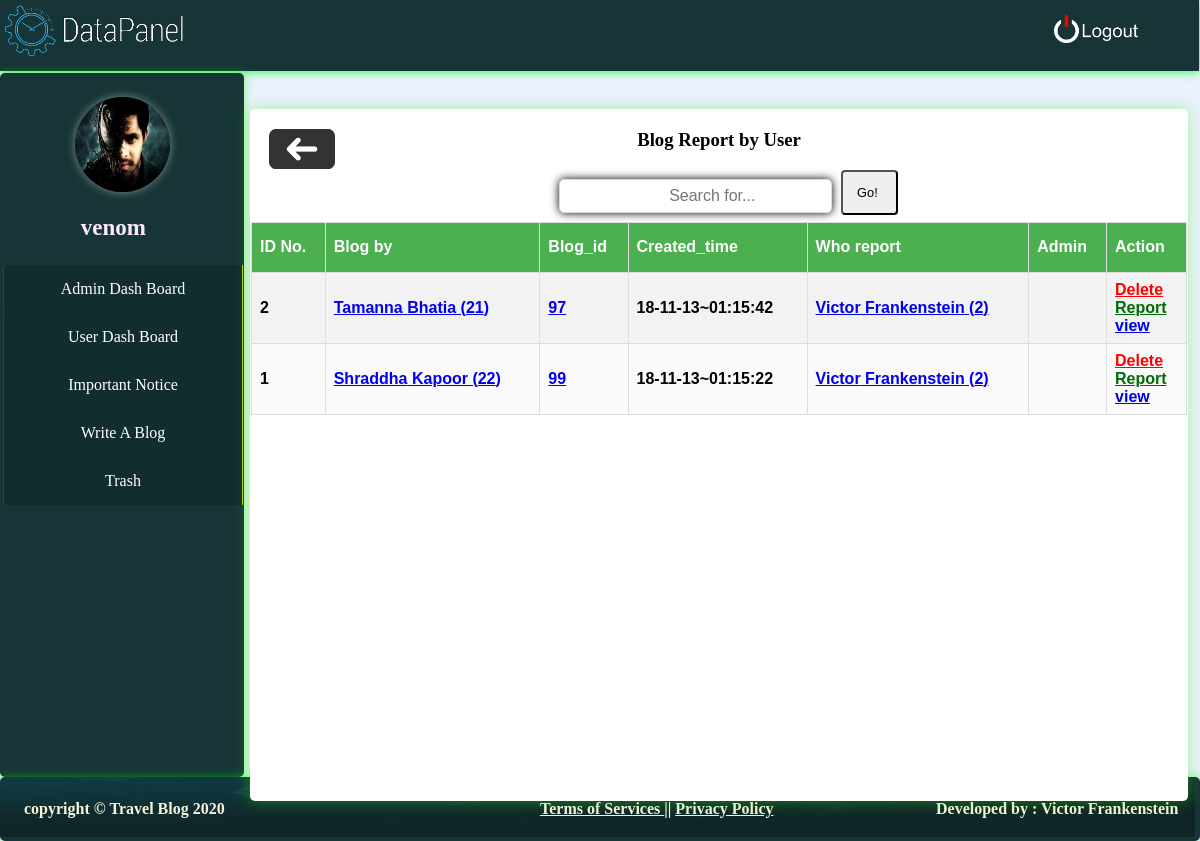
Page /admin/report.php (signed in) on the committed database.
### tables this page shows
CREATE TABLE `report` (
  `id` int(11) NOT NULL,
  `user_id` int(11) NOT NULL,
  `post_id` int(11) NOT NULL,
  `who` int(11) DEFAULT NULL,
  `time` varchar(255) NOT NULL,
  `admin` varchar(255) DEFAULT NULL
);

CREATE TABLE `user_login` (
  `id` int(11) NOT NULL,
  `name` varchar(255) NOT NULL,
  `last_name` varchar(255) NOT NULL,
  `gender` varchar(255) NOT NULL,
  `username` varchar(255) NOT NULL,
  `email` varchar(255) NOT NULL,
  `password` varchar(255) NOT NULL,
  `p_photo` varchar(255) NOT NULL DEFAULT 'upload/images.png',
  `login_time` datetime NOT NULL DEFAULT CURRENT_TIMESTAMP,
  `work` varchar(255) NOT NULL DEFAULT 'work',
  `country` varchar(255) NOT NULL DEFAULT 'country',
  `b_date` int(255) NOT NULL DEFAULT '1',
  `b_day` int(255) NOT NULL DEFAULT '1',
  `b_year` int(255) NOT NULL DEFAULT '2000',
  `contact` varchar(255) NOT NULL DEFAULT 'contact',
  `login_attempt` varchar(255) NOT NULL DEFAULT '0',
  `last_seen` varchar(255) NOT NULL DEFAULT '0',
  `ip` varchar(255) NOT NULL
);

### admin/report.php (the view, shortened to what this page needs)
<?php
require('connection.php');
require('slice/header.php');
require('slice/sidebar.php');
require('slice/footer.php');
	$query="select * from  report ORDER BY id DESC";
	$req=mysqli_query($con,$query);
?>
<!DOCTYPE html>
<html>
	<head>
	</head>
	<body  class="bd">
		<div class="view" >
			<h3><a href="userdash.php"><abbr title="Back"><img src="photos/backbutton.png"></abbr></a>Blog Report by  User</h3>
			<form action="" method="post">
            <div class="input-group" style="width: 50%;margin-top: 2%;margin-left: 22%;padding-bottom: 0px;margin-bottom: 0px;">
              <input type="text" name="search" class="form-control" placeholder="Search for..." style="width: 50%;">
              <span class="input-group-btn" style="padding-top: 8px;">
                <button class="btn btn-secondary " type="submit" name="submit">Go!</button>
              </span>
            </div>
            </form>
        <?php
      if(!empty($getresult)){?>
			<table id="customers">
    <tr>
      <th>ID No.</th>
      <th>Blog by</th>
      <th>Blog_id</th>
      <th>Created_time</th>
      <th>Who report</th>
      <th>Admin</th>
      <th>Action</th>
    </tr>
       <?php while( $arr_profile=mysqli_fetch_assoc($req_profile)){
          $ird=$arr_profile['user_id'];
          $ird1=$arr_profile['who'];
         $sq11="select * from user_login where id='$ird'";
         $re11=mysqli_query($con,$sq11);
         $getdata=mysqli_fetch_assoc($re11);
        $sq111="select * from user_login where id='$ird1'";
        $re111=mysqli_query($con,$sq111);
        $getdata1=mysqli_fetch_assoc($re111);
          ?>
					<tr>
      <td><?php echo $arr_profile['id']?></td>
      <td><a href="userview.php?iv=<?php echo $getdata['username']?>"><?php echo $getdata['name'].'&nbsp'.$getdata['last_name'].'&nbsp('.$arr_profile['user_id'].')'?></td>
      <td><a href="userblog.php?iv=<?php echo $arr_profile['post_id']?>"><?php echo $arr_profile['post_id']?></a></td>
      <td><?php echo date("y-m-d~H:i:s",$arr_profile['time'])?></td>
      <td><a href="userview.php?iv=<?php echo $getdata['username']?>"><?php echo $getdata1['name'].'&nbsp'.$getdata1['last_name'].'&nbsp('.$arr_profile['who'].')'?></a></td>
      <td><?php echo $arr_profile['admin']?></td>
      <td ><a href="report.php?action=del&id=<?php echo base64_encode($arr_profile['id'])?>" style="color: red">Delete</a><br><a href="report.php?action=repo&i=<?php echo base64_encode($arr_profile['id'])?>" style="color: #006C06FF">Report</a><br><a href="userblogview.php?id=<?php echo base64_encode($arr_profile['post_id'])?>">view</a></td>
    </tr>
				<?php }?>
				</table>
            <?php }else{?>
			<div style="overflow-x:auto;">
  <table id="customers">
    <tr>
     <th>ID No.</th>
      <th>Blog by</th>
      <th>Blog_id</th>
      <th>Created_time</th>
      <th>Who report</th>
      <th>Admin</th>
      <th>Action</th>
    </tr>
    <?php while($arr=mysqli_fetch_assoc($req)){
         $ird=$arr['user_id'];
          $ird1=$arr['who'];
         $sq11="select * from user_login where id='$ird'";
         $re11=mysqli_query($con,$sq11);
         $getdata=mysqli_fetch_assoc($re11);
        $sq111="select * from user_login where id='$ird1'";
        $re111=mysqli_query($con,$sq111);
        $getdata1=mysqli_fetch_assoc($re111);
      ?>
    <tr>
     <td><?php echo $arr['id']?></td>
      <td><a href="userview.php?iv=<?php echo $getdata['username']?>"><?php echo $getdata['name'].'&nbsp'.$getdata['last_name'].'&nbsp('.$arr['user_id'].')'?></a></td>
      <td><a href="userblog.php?iv=<?php echo $arr['post_id']?>"><?php echo $arr['post_id']?></a></td>
      <td><?php echo date("y-m-d~H:i:s",$arr['time'])?></td>
      <td><a href="userview.php?iv=<?php echo $getdata1['username']?>"><?php echo $getdata1['name'].'&nbsp'.$getdata1['last_name'].'&nbsp('.$arr['who'].')'?></a></td>
      <td><?php echo $arr['admin']?></td>
      <td ><a href="report.php?action=del&id=<?php echo base64_encode($arr['id'])?>" style="color: red">Delete</a><br><a href="report.php?action=repo&i=<?php echo base64_encode($arr['id'])?>" style="color: #006C06FF">Report</a><br><a href="userblogview.php?id=<?php echo base64_encode($arr['post_id'])?>">view</a></td>
    </tr>
    <?php }?>
  </table>
</div>
<?php }?>
</div>
</body>
</html>

### admin/style.css (style rules this page uses)
.bd { margin: 0; background-color: rgb(235, 240, 253); }
.view { overflow: auto; padding: 1px; text-align: center; border-radius: 6px; background-color: #ffffff; position: absolute; top: 13%; right: 1%; width:78%; height: 690px; box-shadow:0 0 10px; -webkit-box-shadow:0 0 15px rgba(49, 255, 0, 0.4); -moz-box-shadow:0 0 10px; border-radius:5px; -webkit-border-radius:5px; -moz-border-radius:5px }
h3 img { position: absolute; left: 2%; width: auto; height: 40px; }
.view tr { height: 50px; background-color: #fafafa; text-emphasis-position: below; overflow:hidden; }
button { padding-left: 2px; width:6%; height: 45px; position: absolute; font-size: 80%; text-align: center; color: #000000; border-radius:4px; }
.form-control { text-align: center; border:1px solid #DADADA; margin:9px; margin-left: 4%; padding-left:35px; width:550px; height:30px; font-size:16px; box-shadow:0 0 10px; -webkit-box-shadow:0 0 10px; -moz-box-shadow:0 0 10px; border-radius:5px; -webkit-border-radius:5px; -moz-border-radius:5px }

### admin/report.php (style rules this page uses)
th, td { text-align: left; padding: 8px; }
tr:nth-child(even) { background-color: #f2f2f2 }
#customers { font-family: "Trebuchet MS", Arial, Helvetica, sans-serif; border-collapse: collapse; width: 100%; }
#customers td, #customers th { border: 1px solid #ddd; padding: 8px; }
#customers tr:nth-child(even) { background-color: #f2f2f2; }
#customers th { padding-top: 12px; padding-bottom: 12px; text-align: left; background-color: #4CAF50; color: white; }

### rows in the picture
report: id "2", user_login.name "Tamanna", user_login.last_name "Bhatia", user "21", post "97", time "18-11-13~01:15:42", user_login.name "Victor", user_login.last_name "Frankenstein", who "2"
report: id "1", user_login.name "Shraddha", user_login.last_name "Kapoor", user "22", post "99", time "18-11-13~01:15:22", user_login.name "Victor", user_login.last_name "Frankenstein", who "2"

### other values in the picture
$_SESSION['id']['username'] "venom"
